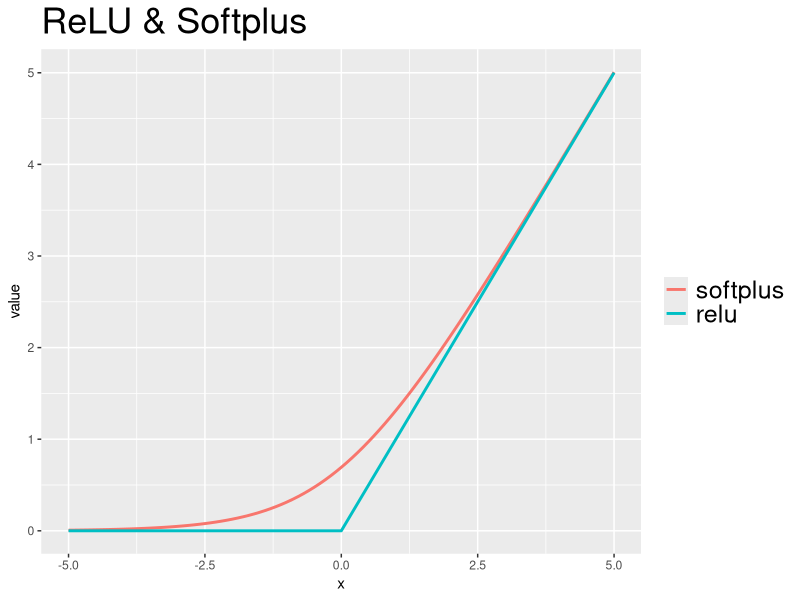

This chart was generated by the following R code:
## ---- chunk 1
softplus <- function(x) log(1+exp(x))
relu <- function(x) sapply(x, function(z) max(0,z))

x <- seq(from=-5, to=5, by=0.1)
library(ggplot2)
library(reshape2)

fits <- data.frame(x=x, softplus = softplus(x), relu = relu(x))
long <- melt(fits, id.vars="x")
ggplot(data=long, aes(x=x, y=value, group=variable, colour=variable))+
  geom_line(size=1) +
  ggtitle("ReLU & Softplus") +
  theme(plot.title = element_text(size = 26)) +
  theme(legend.title = element_blank()) +
  theme(legend.text = element_text(size = 18))
